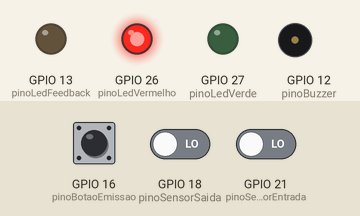
Simulated run of this sketch. Board: ESP32. Shown: output pins drawn as LEDs (lit = HIGH), buzzer (waves = sounding, pin HIGH). The test bench sets the inputs (shaded band); at power-on: GPIO 21 (pinoSensorEntrada) LOW, GPIO 16 (pinoBotaoEmissao) LOW, GPIO 18 (pinoSensorSaida) LOW. WiFi joins after 1.5 s; servers stay silent unless stated; network time is answered at once with the bench clock; the local clock reads 2024-03-15 10:24:30 at power-on unless the sketch sets it; EEPROM starts erased; what the sketch prints to the serial monitor is not drawn.

Above: at 2.7 s.
2.8 s: GPIO 21 (pinoSensorEntrada) driven HIGH
5.8 s: GPIO 16 (pinoBotaoEmissao) pulled HIGH for 0.15 s
At 6.6 s:
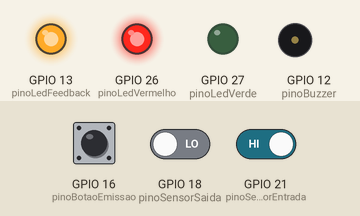
8.9 s: GPIO 21 (pinoSensorEntrada) driven LOW
At 8.9 s:
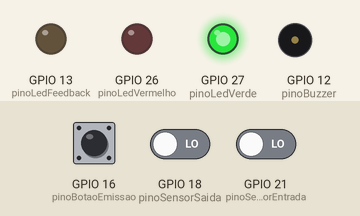
10.8 s: GPIO 18 (pinoSensorSaida) driven HIGH
At 13.3 s:
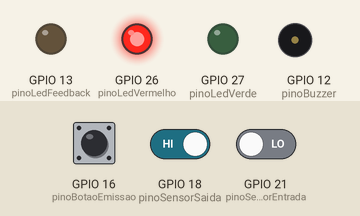
Timing chart, 0 to 14.8 s (numbered marks = the images above; inputs shaded):
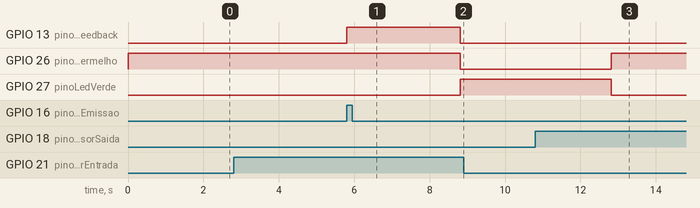

Measured:
- after the input at 2.8 s, every drawn part: stays the same
- after the input at 5.8 s, GPIO 13 (pinoLedFeedback): LOW → HIGH at once, → LOW 3.0 s later; GPIO 26 (pinoLedVermelho): HIGH → LOW after 3.0 s; GPIO 27 (pinoLedVerde): LOW → HIGH after 3.0 s
- after the input at 8.9 s, every drawn part: stays the same
- after the input at 10.8 s, GPIO 26 (pinoLedVermelho): LOW → HIGH after 2.0 s; GPIO 27 (pinoLedVerde): HIGH → LOW after 2.0 s

The sketch:

V2.ino
```cpp
/**
 * @file V2.ino
 * @brief Sistema de Controle de Cancela de Estacionamento.
 * * Este código implementa um sistema automatizado para controle de acesso a um
 * estacionamento, utilizando um ESP32.
 * * Funcionalidades:
 * - Emissão de ticket simulada via Monitor Serial com numeração sequencial.
 * - Controle de abertura e fechamento de cancela com sinalização por LEDs.
 * - Sincronização de data e hora via NTP para registros precisos.
 * - Mecanismo de segurança com timeout para evitar que a cancela fique aberta.
 * - Sistema anti-fraude para impedir a passagem de veículos não autorizados.
 * - Contador de veículos com reset automático diário e persistência em memória (EEPROM).
 * * @note Este código foi desenvolvido como parte de um projeto acadêmico e
 * adaptado para uma versão profissional.
 */

// Bibliotecas necessárias
#include <NTPClient.h>      // Cliente NTP para sincronização de tempo
#include <WiFi.h>           // Gerenciamento de conexão Wi-Fi
#include <WiFiUdp.h>        // Protocolo UDP para a comunicação NTP
#include <time.h>           // Manipulação de funções de tempo padrão
#include <EEPROM.h>         // Acesso à memória não-volátil para persistência de dados

// --- Configurações de Persistência ---
#define TAMANHO_EEPROM  4   // Espaço necessário para armazenar um 'int' (4 bytes)
#define ENDERECO_CONTADOR 0 // Endereço na EEPROM para salvar o contador de veículos

// --- Credenciais de Rede ---
const char *SSID_REDE = "COLOQUE O SSID AQUI";     // Nome da sua rede Wi-Fi (SSID)
const char *SENHA_REDE = "COLOQUE A SENHA AQUI"; // Senha da sua rede Wi-Fi

// --- Configurações de Tempo e NTP ---
WiFiUDP ntpUDP;
// Cliente NTP configurado para o fuso horário de Brasília (UTC-3)
NTPClient clienteNtp(ntpUDP, "pool.ntp.org", -3 * 3600);

// --- Variáveis de Estado e Controle de Tempo ---
String dataAtualFormatada;
String horaAtualFormatada;
String ultimaDataResetContador = "";
bool primeiraExecucao = true;

// --- Mapeamento de Pinos (Hardware) ---
const byte pinoBotaoEmissao    = 16; // Botão que o motorista pressiona para solicitar o ticket
const byte pinoSensorEntrada   = 21; // Sensor que detecta o veículo na entrada
const byte pinoSensorSaida     = 18; // Sensor que detecta o veículo na saída
const byte pinoLedVerde        = 27; // LED indicador de cancela aberta
const byte pinoLedVermelho     = 26; // LED indicador de cancela fechada
const byte pinoLedFeedback     = 13; // LED de feedback visual (ex: imprimindo ticket)
const byte pinoBuzzer          = 12; // Buzzer para alertas sonoros

// --- Constantes de Temporização (em milissegundos) ---
const unsigned long TIMEOUT_OPERACAO     = 30000; // Timeout geral para a passagem do veículo (30s)
const unsigned long DURACAO_IMPRESSAO    = 3000;  // Duração da simulação de impressão do ticket (3s)
const unsigned long ESPERA_PARA_FECHAR   = 2000;  // Tempo de espera antes de fechar a cancela após passagem (2s)
const unsigned long TEMPO_MOVIMENTO_CANCELA = 500;   // Duração da animação de abertura/fechamento (0,5s)
const unsigned long INTERVALO_MSG_STATUS = 5000;  // Intervalo entre mensagens de status no modo ocioso (5s)

// --- Parâmetros do Buzzer de Alerta ---
const int REPETICOES_AVISO_BUZZER = 5;      // Número de bips antes de um fechamento forçado
const unsigned long DURACAO_BIP_BUZZER = 500;   // Duração de cada bip (0,5s)

// --- Variáveis Globais de Controle ---
unsigned int contadorVeiculos = 0;
bool estadoCancelaAberta = false;
unsigned long timestampUltimaMsg = 0;

/**
 * @brief Atualiza as variáveis globais de data e hora.
 * Tenta sincronizar com o servidor NTP. Se falhar, usa data/hora de compilação.
 */
void sincronizarRelogio() {
    time_t tempoEpoch;
    bool sucessoNtp = false;

    if (WiFi.status() == WL_CONNECTED) {
        if (clienteNtp.update()) {
            tempoEpoch = clienteNtp.getEpochTime();
            sucessoNtp = true;
        }
    }

    if (!sucessoNtp) { // Fallback para data/hora de compilação se NTP falhar
        struct tm tm_comp;
        strptime(__DATE__ " " __TIME__, "%b %d %Y %H:%M:%S", &tm_comp);
        tempoEpoch = mktime(&tm_comp);
    }

    struct tm *infoTempo = localtime(&tempoEpoch);
    char bufferData[11];
    char bufferHora[9];
    strftime(bufferData, sizeof(bufferData), "%d/%m/%Y", infoTempo);
    strftime(bufferHora, sizeof(bufferHora), "%H:%M:%S", infoTempo);

    dataAtualFormatada = String(bufferData);
    horaAtualFormatada = String(bufferHora);

    // Na primeira execução, define a data de referência para o reset diário
    if (primeiraExecucao) {
        ultimaDataResetContador = dataAtualFormatada;
        primeiraExecucao = false;
    }
}

/**
 * @brief Fecha a cancela e atualiza os indicadores visuais e de estado.
 */
void fecharCancela() {
    digitalWrite(pinoLedFeedback, LOW);
    digitalWrite(pinoLedVerde, LOW);
    digitalWrite(pinoLedVermelho, HIGH);
    Serial.println("-> Cancela fechada.\n");
    delay(TEMPO_MOVIMENTO_CANCELA); // Simula o tempo de movimento físico
    estadoCancelaAberta = false;
}

/**
 * @brief Emite um alerta sonoro antes de forçar o fechamento da cancela.
 */
void acionarAvisoSonoroFechamento() {
    Serial.println("AVISO: A cancela será fechada em " + String(REPETICOES_AVISO_BUZZER) + " segundos!\n");
    for (int i = 0; i < REPETICOES_AVISO_BUZZER; i++) {
        digitalWrite(pinoBuzzer, HIGH);
        delay(DURACAO_BIP_BUZZER);
        digitalWrite(pinoBuzzer, LOW);
        delay(DURACAO_BIP_BUZZER);
    }
    fecharCancela();
}

/**
 * @brief Simula a impressão do ticket, exibindo os detalhes no Monitor Serial.
 */
void emitirTicket() {
    sincronizarRelogio(); // Garante que a hora está atualizada para o ticket
    Serial.println("\nImprimindo ticket...");
    digitalWrite(pinoLedFeedback, HIGH);

    Serial.println("| ==================== |");
    Serial.println("|   Ticket de Entrada    |");
    Serial.println("| Data: " + dataAtualFormatada);
    Serial.println("| Hora: " + horaAtualFormatada);
    Serial.println("| Veículo N°: " + String(contadorVeiculos + 1)); // Mostra o próximo número
    Serial.println("| ==================== |\n");

    delay(DURACAO_IMPRESSAO); // Simula o tempo total de impressão

    digitalWrite(pinoLedFeedback, LOW);
    Serial.println("-> Ticket impresso. Retire o ticket e avance.");
}

/**
 * @brief Abre a cancela e atualiza os indicadores visuais e de estado.
 */
void abrirCancela() {
    Serial.println("-> Abrindo a cancela...");
    digitalWrite(pinoLedVermelho, LOW);
    digitalWrite(pinoLedVerde, HIGH);
    delay(TEMPO_MOVIMENTO_CANCELA); // Simula o tempo de movimento físico
    Serial.println("-> Cancela aberta.\n");
    estadoCancelaAberta = true;
}

/**
 * @brief Salva o valor atual do contador de veículos na EEPROM.
 */
void salvarContador() {
    EEPROM.put(ENDERECO_CONTADOR, contadorVeiculos);
    EEPROM.commit();
}

/**
 * @brief Função de configuração inicial do sistema.
 */
void setup() {
    Serial.begin(115200);
    EEPROM.begin(TAMANHO_EEPROM);

    // Carrega o último valor do contador salvo na EEPROM
    EEPROM.get(ENDERECO_CONTADOR, contadorVeiculos);

    // Configuração dos pinos
    pinMode(pinoBotaoEmissao, INPUT);
    pinMode(pinoSensorEntrada, INPUT);
    pinMode(pinoSensorSaida, INPUT);
    pinMode(pinoLedVerde, OUTPUT);
    pinMode(pinoLedVermelho, OUTPUT);
    pinMode(pinoLedFeedback, OUTPUT);
    pinMode(pinoBuzzer, OUTPUT);

    // Define o estado inicial dos atuadores
    digitalWrite(pinoLedFeedback, LOW);
    digitalWrite(pinoLedVerde, LOW);
    digitalWrite(pinoLedVermelho, HIGH); // Inicia com a cancela fechada

    Serial.println("\n--- Sistema de Controle de Cancela Iniciado ---");
    Serial.println("Contador de veículos carregado: " + String(contadorVeiculos));

    // Inicia a conexão com a rede Wi-Fi
    Serial.print("Conectando à rede Wi-Fi ");
    WiFi.begin(SSID_REDE, SENHA_REDE);
    int tentativas = 0;
    while (WiFi.status() != WL_CONNECTED && tentativas < 20) { // Timeout de ~10s
        delay(500);
        Serial.print(".");
        tentativas++;
    }

    if (WiFi.status() == WL_CONNECTED) {
        Serial.println("\nWiFi conectado com sucesso!");
        Serial.print("Endereço IP: ");
        Serial.println(WiFi.localIP());
        clienteNtp.begin();
    } else {
        Serial.println("\nFalha ao conectar ao WiFi. Usando data/hora de compilação.");
    }

    sincronizarRelogio(); // Sincronização inicial
    Serial.println("Sistema pronto.\n");
}

/**
 * @brief Loop principal que gerencia o estado do sistema.
 */
void loop() {
    sincronizarRelogio();

    // --- Reset Diário do Contador ---
    if (dataAtualFormatada != ultimaDataResetContador) {
        Serial.println("\n--- DETECTADA MUDANÇA DE DIA ---");
        Serial.println("Resetando contador de veículos para o novo dia.");
        contadorVeiculos = 0;
        salvarContador();
        ultimaDataResetContador = dataAtualFormatada;
        Serial.println("Contador zerado. Sistema pronto.\n");
    }

    // --- Lógica de Operação da Cancela ---
    bool sensorEntradaAtivado = digitalRead(pinoSensorEntrada);
    bool botaoPressionado = digitalRead(pinoBotaoEmissao);

    // Condição de início: carro posicionado E botão pressionado E cancela fechada
    if (sensorEntradaAtivado && botaoPressionado && !estadoCancelaAberta) {
        emitirTicket();
        abrirCancela();

        unsigned long timestampInicioPassagem = millis();
        bool passouPelaEntrada = false;
        bool operacaoCancelada = false;

        // Loop não-bloqueante para gerenciar a passagem do veículo
        while (estadoCancelaAberta) {
            // 1. Verificação de Timeout
            if (millis() - timestampInicioPassagem > TIMEOUT_OPERACAO) {
                Serial.println("ERRO: Timeout! O veículo demorou demais para passar.");
                acionarAvisoSonoroFechamento(); // Fecha a cancela com aviso
                operacaoCancelada = true;
                break; // Sai do laço de gerenciamento
            }

            // 2. Lógica de Passagem
            // Se o veículo já liberou o sensor de entrada, aguarda ele acionar o de saída
            if (passouPelaEntrada) {
                // Sistema anti-fraude: se outro carro chegar na entrada enquanto o primeiro sai
                if (digitalRead(pinoSensorEntrada)) {
                    Serial.println("ALERTA: Tentativa de fraude detectada! Fechando a cancela.");
                    fecharCancela(); // Fechamento imediato
                    operacaoCancelada = true;
                    break;
                }
                // Passagem normal: veículo aciona o sensor de saída
                if (digitalRead(pinoSensorSaida)) {
                    Serial.println("Veículo passando pelo sensor de saída.");
                    delay(ESPERA_PARA_FECHAR); // Aguarda um instante para garantir a passagem completa
                    fecharCancela();
                    break; // Sucesso, sai do laço
                }
            }
            // Se o veículo ainda está no sensor de entrada
            else if (digitalRead(pinoSensorEntrada) == LOW) {
                Serial.println("Veículo liberou o sensor de entrada. Aguardando saída...");
                passouPelaEntrada = true;
            }

            // Pequeno delay para não sobrecarregar o loop
            delay(50);
        }

        // 3. Atualização do Contador Pós-Operação
        if (!operacaoCancelada) {
            contadorVeiculos++;
            salvarContador();
            Serial.println("Operação bem-sucedida! Veículo N°" + String(contadorVeiculos) + " registrado.");
            Serial.println("Sistema pronto para o próximo veículo.\n");
        } else {
            Serial.println("Operação cancelada. O contador de veículos não foi incrementado.");
            Serial.println("Sistema pronto para o próximo veículo.\n");
        }
    }
    // --- Mensagens de Status em Modo Ocioso ---
    else if (!estadoCancelaAberta && (millis() - timestampUltimaMsg > INTERVALO_MSG_STATUS)) {
        if (sensorEntradaAtivado && !botaoPressionado) {
            Serial.println("Status: Veículo posicionado. Aguardando acionamento do botão.");
        } else if (!sensorEntradaAtivado && botaoPressionado) {
            Serial.println("Status: Botão acionado sem veículo na posição.");
        } else {
            Serial.println("Status: Sistema ocioso, aguardando veículo.");
        }
        timestampUltimaMsg = millis();
    }
}
```
